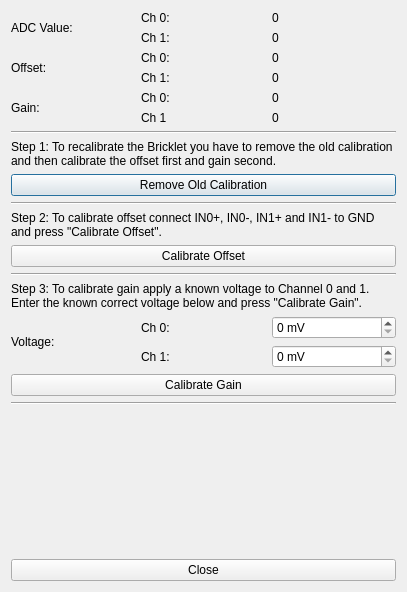
<?xml version="1.0" encoding="UTF-8"?>
<ui version="4.0">
 <class>Calibration</class>
 <widget class="QDialog" name="Calibration">
  <property name="geometry">
   <rect>
    <x>0</x>
    <y>0</y>
    <width>407</width>
    <height>592</height>
   </rect>
  </property>
  <property name="windowTitle">
   <string>Industrial Dual Analog In Calibration</string>
  </property>
  <layout class="QVBoxLayout" name="verticalLayout_2">
   <item>
    <layout class="QGridLayout" name="grid">
     <item row="0" column="1">
      <widget class="QLabel" name="label_2">
       <property name="text">
        <string>Ch 0:</string>
       </property>
      </widget>
     </item>
     <item row="4" column="0" rowspan="2">
      <widget class="QLabel" name="label_7">
       <property name="text">
        <string>Gain:</string>
       </property>
      </widget>
     </item>
     <item row="13" column="0" colspan="3">
      <widget class="QLabel" name="label_15">
       <property name="text">
        <string>Step 3: To calibrate gain apply a known voltage to Channel 0 and 1. Enter the known correct voltage below and press &quot;Calibrate Gain&quot;.</string>
       </property>
       <property name="wordWrap">
        <bool>true</bool>
       </property>
      </widget>
     </item>
     <item row="0" column="2">
      <widget class="QLabel" name="label_adc0">
       <property name="text">
        <string>0</string>
       </property>
      </widget>
     </item>
     <item row="2" column="2">
      <widget class="QLabel" name="label_offset0">
       <property name="text">
        <string>0</string>
       </property>
      </widget>
     </item>
     <item row="10" column="0" colspan="3">
      <widget class="QLabel" name="label_14">
       <property name="text">
        <string>Step 2: To calibrate offset connect IN0+, IN0-, IN1+ and IN1- to GND and press &quot;Calibrate Offset&quot;.</string>
       </property>
       <property name="textFormat">
        <enum>Qt::AutoText</enum>
       </property>
       <property name="scaledContents">
        <bool>false</bool>
       </property>
       <property name="wordWrap">
        <bool>true</bool>
       </property>
      </widget>
     </item>
     <item row="14" column="2">
      <widget class="QSpinBox" name="spinbox_voltage_ch0">
       <property name="suffix">
        <string> mV</string>
       </property>
       <property name="maximum">
        <number>35000</number>
       </property>
      </widget>
     </item>
     <item row="7" column="0" colspan="3">
      <widget class="QLabel" name="label_8">
       <property name="text">
        <string>Step 1: To recalibrate the Bricklet you have to remove the old calibration and then calibrate the offset first and gain second.</string>
       </property>
       <property name="wordWrap">
        <bool>true</bool>
       </property>
      </widget>
     </item>
     <item row="1" column="1">
      <widget class="QLabel" name="label_3">
       <property name="text">
        <string>Ch 1:</string>
       </property>
      </widget>
     </item>
     <item row="4" column="1">
      <widget class="QLabel" name="label_10">
       <property name="text">
        <string>Ch 0:</string>
       </property>
      </widget>
     </item>
     <item row="14" column="0" rowspan="2">
      <widget class="QLabel" name="label_16">
       <property name="text">
        <string>Voltage:</string>
       </property>
      </widget>
     </item>
     <item row="15" column="2">
      <widget class="QSpinBox" name="spinbox_voltage_ch1">
       <property name="suffix">
        <string> mV</string>
       </property>
       <property name="maximum">
        <number>35000</number>
       </property>
      </widget>
     </item>
     <item row="5" column="1">
      <widget class="QLabel" name="label_11">
       <property name="text">
        <string>Ch 1</string>
       </property>
      </widget>
     </item>
     <item row="8" column="0" colspan="3">
      <widget class="QPushButton" name="button_cal_remove">
       <property name="text">
        <string>Remove Old Calibration</string>
       </property>
      </widget>
     </item>
     <item row="2" column="0" rowspan="2">
      <widget class="QLabel" name="label_4">
       <property name="text">
        <string>Offset:</string>
       </property>
      </widget>
     </item>
     <item row="1" column="2">
      <widget class="QLabel" name="label_adc1">
       <property name="text">
        <string>0</string>
       </property>
      </widget>
     </item>
     <item row="0" column="0" rowspan="2">
      <widget class="QLabel" name="label">
       <property name="text">
        <string>ADC Value:</string>
       </property>
      </widget>
     </item>
     <item row="3" column="1">
      <widget class="QLabel" name="label_6">
       <property name="text">
        <string>Ch 1:</string>
       </property>
      </widget>
     </item>
     <item row="2" column="1">
      <widget class="QLabel" name="label_5">
       <property name="text">
        <string>Ch 0:</string>
       </property>
      </widget>
     </item>
     <item row="9" column="0" colspan="3">
      <widget class="Line" name="line">
       <property name="orientation">
        <enum>Qt::Horizontal</enum>
       </property>
      </widget>
     </item>
     <item row="3" column="2">
      <widget class="QLabel" name="label_offset1">
       <property name="text">
        <string>0</string>
       </property>
      </widget>
     </item>
     <item row="15" column="1">
      <widget class="QLabel" name="label_18">
       <property name="text">
        <string>Ch 1:</string>
       </property>
      </widget>
     </item>
     <item row="5" column="2">
      <widget class="QLabel" name="label_gain1">
       <property name="text">
        <string>0</string>
       </property>
      </widget>
     </item>
     <item row="11" column="0" colspan="3">
      <widget class="QPushButton" name="button_cal_offset">
       <property name="text">
        <string>Calibrate Offset</string>
       </property>
      </widget>
     </item>
     <item row="12" column="0" colspan="3">
      <widget class="Line" name="line_2">
       <property name="orientation">
        <enum>Qt::Horizontal</enum>
       </property>
      </widget>
     </item>
     <item row="14" column="1">
      <widget class="QLabel" name="label_17">
       <property name="text">
        <string>Ch 0:</string>
       </property>
      </widget>
     </item>
     <item row="4" column="2">
      <widget class="QLabel" name="label_gain0">
       <property name="text">
        <string>0</string>
       </property>
      </widget>
     </item>
     <item row="16" column="0" colspan="3">
      <widget class="QPushButton" name="button_cal_gain">
       <property name="text">
        <string>Calibrate Gain</string>
       </property>
      </widget>
     </item>
     <item row="6" column="0" colspan="3">
      <widget class="Line" name="line_3">
       <property name="orientation">
        <enum>Qt::Horizontal</enum>
       </property>
      </widget>
     </item>
     <item row="19" column="0" colspan="3">
      <widget class="QPushButton" name="button_close">
       <property name="text">
        <string>Close</string>
       </property>
      </widget>
     </item>
     <item row="17" column="0" colspan="3">
      <widget class="Line" name="line_4">
       <property name="orientation">
        <enum>Qt::Horizontal</enum>
       </property>
      </widget>
     </item>
     <item row="18" column="0">
      <spacer name="verticalSpacer">
       <property name="orientation">
        <enum>Qt::Vertical</enum>
       </property>
       <property name="sizeHint" stdset="0">
        <size>
         <width>20</width>
         <height>40</height>
        </size>
       </property>
      </spacer>
     </item>
    </layout>
   </item>
  </layout>
 </widget>
 <resources/>
 <connections/>
</ui>
